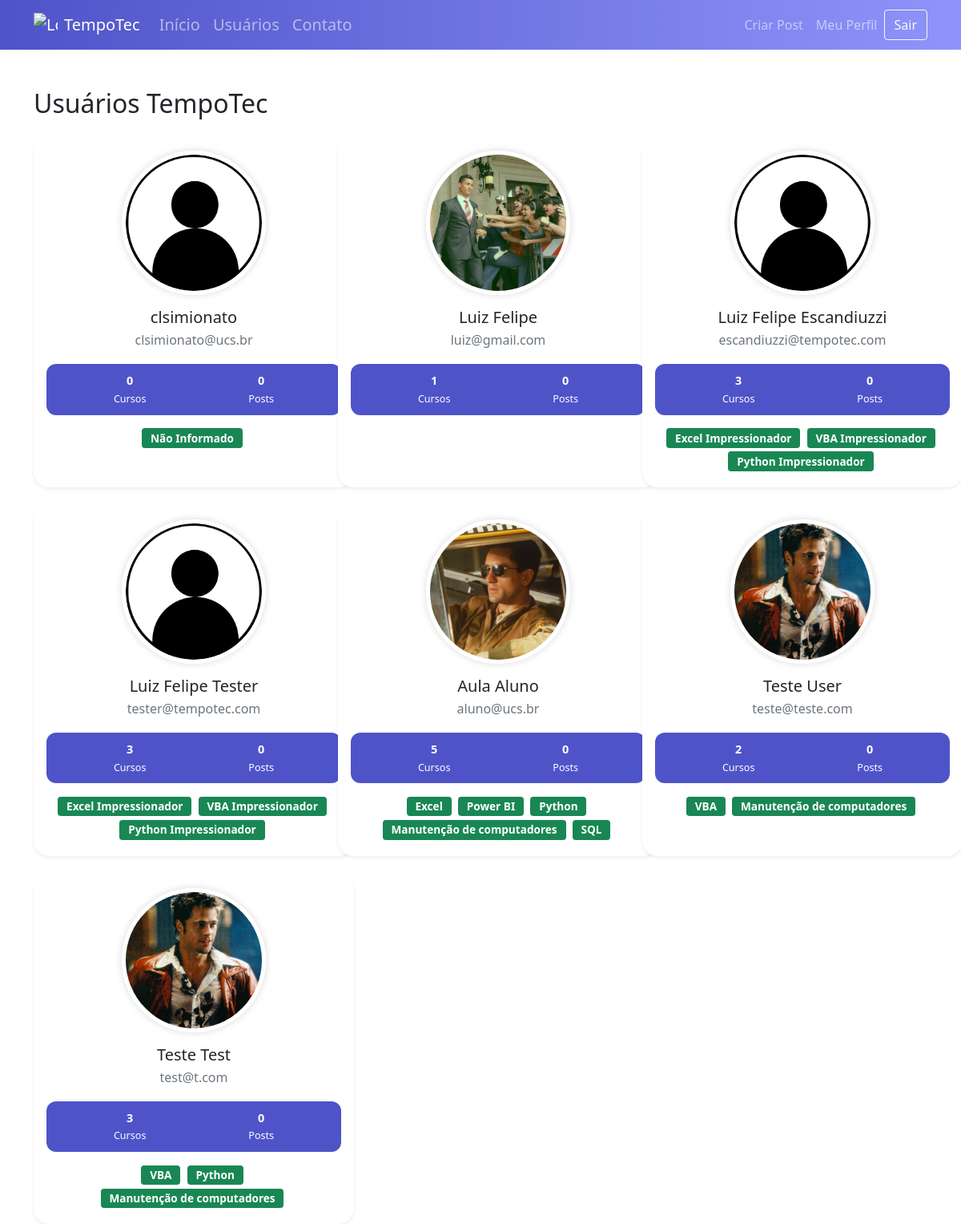
Screenshot of /usuarios (signed in) with the database file from the repository.
### tempotec/models.py (models this page shows, shortened)
class Usuario(database.Model, UserMixin):
    id = database.Column(database.Integer, primary_key=True)
    username = database.Column(database.String, nullable=False)
    email = database.Column(database.String, nullable=False, unique=True)
    senha = database.Column(database.String, nullable=False)
    foto_perfil = database.Column(database.String, default='default.jpg')
    posts = database.relationship('Post', backref='autor', lazy=True)
    cursos = database.Column(database.String, nullable=False, default='Não Informado')

### tempotec/routes.py (the view)
@app.route('/usuarios')
@login_required
def usuarios():
    lista_usuarios = Usuario.query.all()
    return render_template('usuarios.html', lista_usuarios=lista_usuarios)

### tempotec/models.py (called while the page is built)
@login_manager.user_loader
def load_usuario(id_usuario):
    return Usuario.query.get(int(id_usuario))

### tempotec/templates/usuarios.html
{% extends 'base.html' %} {% block body %}
<div class="container mt-5">
  <h2 class="mb-4">Usuários TempoTec</h2>
  <div class="row row-cols-1 row-cols-md-2 row-cols-lg-3 g-4">
    {% for usuario in lista_usuarios %}
    <div class="col">
      <div class="card shadow-sm p-3 user-card h-100">
        <div class="d-flex flex-column align-items-center text-center">
          <img
            src="{{ url_for('static', filename='fotos_perfil/{}'.format(usuario.foto_perfil)) }}"
            class="profile-img mb-3"
            alt="Foto de Perfil"
          />
          <h5 class="mb-1">{{ usuario.username }}</h5>
          <p class="text-muted mb-2">{{ usuario.email }}</p>
          <div class="user-stats d-flex justify-content-around w-100">
            <div>
              <strong>
                {% if 'Não Informado' in usuario.cursos %} 0 {% else %} {{
                usuario.cursos.count(';') + 1 }} {% endif %} </strong
              ><br /><small>Cursos</small>
            </div>
            <div><strong>0</strong><br /><small>Posts</small></div>
          </div>
          <div class="mt-3 text-center w-100">
            {% for curso in usuario.cursos.split(';') %} {% if curso != 'Não
            Informado' %}
            <span class="badge bg-success badge-course me-1 mb-1"
              >{{ curso }}</span
            >
            {% endif %} {% endfor %}
          </div>
        </div>
      </div>
    </div>
    {% endfor %}
  </div>
</div>
{% endblock %}

### tempotec/templates/base.html (shortened to what this page needs)
<!DOCTYPE html>
<html lang="pt-br">
  <head>
    <link
      href="https://cdn.jsdelivr.net/npm/bootstrap@5.0.0-beta1/dist/css/bootstrap.min.css"
      rel="stylesheet"
    />
    <link
      rel="stylesheet"
      type="text/css"
      href="{{ url_for('static', filename='main.css') }}"
    />
  </head>
  <body>
    {% include 'navbar.html' %}
    {% block body %} {% endblock %}
  </body>
</html>

### tempotec/templates/navbar.html (shortened to what this page needs)
<nav class="navbar navbar-expand-lg navbar-dark custom-navbar">
  <div class="container-fluid container">
    <a
      class="navbar-brand d-flex align-items-center"
      href="{{ url_for('home') }}"
    >
      <img
        src="{{ url_for('static', filename='images/logo.svg') }}"
        alt="Logo"
        width="30"
        height="30"
        class="me-2"
      />
      TempoTec
    </a>
    <div class="collapse navbar-collapse" id="navbarSupportedContent">
      <ul class="navbar-nav me-auto mb-2 mb-lg-0">
        <li class="nav-item">
          <a class="nav-link fw-semibold fs-5" href="{{ url_for('home') }}"
            >Início</a
          >
        </li>
        <li class="nav-item">
          <a class="nav-link fw-semibold fs-5" href="{{ url_for('usuarios') }}"
            >Usuários</a
          >
        </li>
        <li class="nav-item">
          <a class="nav-link fw-semibold fs-5" href="{{ url_for('contato') }}"
            >Contato</a
          >
        </li>
      </ul>
      <ul class="d-flex navbar-nav align-items-center">
        {% if current_user.is_authenticated %}
        <li class="nav-item">
          <a class="nav-link" href="{{ url_for('criar_post') }}">Criar Post</a>
        </li>
        <li class="nav-item">
          <a class="nav-link" href="{{ url_for('perfil') }}">Meu Perfil</a>
        </li>
        <li class="nav-item">
          <a class="btn btn-outline-light" href="{{ url_for('sair') }}">Sair</a>
        </li>
        {% endif %}
      </ul>
    </div>
  </div>
</nav>

### tempotec/static/main.css (style rules this page uses)
.card { width: 400px; border: none; border-radius: 10px; background-color: #fff }
.custom-navbar { background: linear-gradient(to right, #4e54c8, #8f94fb); }
.nav-link { transition: color 0.3s ease; }
.user-card { border-radius: 20px; transition: transform 0.2s; }
.profile-img { width: 120px; height: 120px; object-fit: cover; border-radius: 50%; box-shadow: 0 0 8px rgba(0, 0, 0, 0.1); }
.badge-course { font-size: 0.85rem; padding: 0.4em 0.8em; }
.user-stats { background-color: #4e54c8; color: white; border-radius: 12px; padding: 10px 20px; font-size: 0.9rem; margin-top: 10px; }
.profile-img { width: 180px; height: 180px; object-fit: cover; border-radius: 50%; border: 5px solid #fff; box-shadow: 0 0 10px rgba(0, 0, 0, 0.15); }

### rows the page displays
Usuario: foto_perfil (placeholder picture), username "clsimionato", email "clsimionato@ucs.br", shows "0", cursos "Não Informado"
Usuario: foto_perfil (picture), username "Luiz Felipe", email "luiz@gmail.com", cursos "1"
Usuario: foto_perfil (placeholder picture), username "Luiz Felipe Escandiuzzi", email "escandiuzzi@tempotec.com", cursos "3", curso "Excel Impressionador" "VBA Impressionador" "Python Impressionador"
Usuario: foto_perfil (placeholder picture), username "Luiz Felipe Tester", email "tester@tempotec.com", cursos "3", curso "Excel Impressionador" "VBA Impressionador" "Python Impressionador"
Usuario: foto_perfil (picture), username "Aula Aluno", email "aluno@ucs.br", cursos "5", curso "Excel" "Power BI" "Python" "Manutenção de computadores" "SQL"
Usuario: foto_perfil (picture), username "Teste User", email "teste@teste.com", cursos "2", curso "VBA" "Manutenção de computadores"
Usuario: foto_perfil (picture), username "Teste Test", email "test@t.com", cursos "3", curso "VBA" "Python" "Manutenção de computadores"
